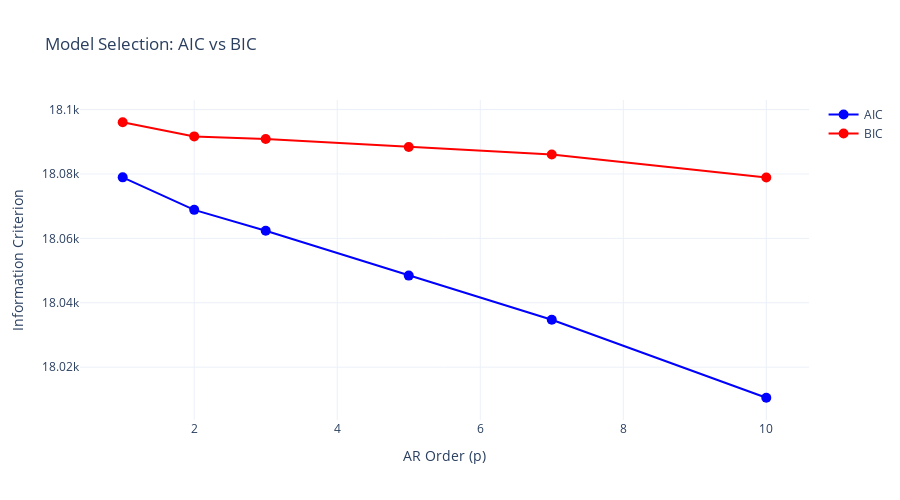

Notebook source saved alongside this figure:
### Markdown cell above
## 7. Model Selection: AIC vs BIC

### Code cell
# Visualize AIC and BIC
fig = go.Figure()

fig.add_trace(go.Scatter(
    x=ar_orders, y=aic_values,
    mode='lines+markers',
    name='AIC',
    marker=dict(size=10, color='blue')
))

fig.add_trace(go.Scatter(
    x=ar_orders, y=bic_values,
    mode='lines+markers',
    name='BIC',
    marker=dict(size=10, color='red')
))

fig.update_layout(
    title="Model Selection: AIC vs BIC",
    xaxis_title='AR Order (p)',
    yaxis_title='Information Criterion',
    template='plotly_white',
    height=500
)
fig.show()

print("✓ Model comparison visualization complete")

### Figure 1 — Plotly figure (JSON) as saved in the notebook; plotly's stock layout.template omitted (floating-point values rounded to 4 significant figures)
{"data": [{"marker": {"color": "blue", "size": 10}, "mode": "lines+markers", "name": "AIC", "type": "scatter", "x": [1, 2, 3, 5, 7, 10], "y": [18080.0, 18070.0, 18060.0, 18050.0, 18030.0, 18010.0]}, {"marker": {"color": "red", "size": 10}, "mode": "lines+markers", "name": "BIC", "type": "scatter", "x": [1, 2, 3, 5, 7, 10], "y": [18100.0, 18090.0, 18090.0, 18090.0, 18090.0, 18080.0]}], "layout": {"height": 500, "title": {"text": "Model Selection: AIC vs BIC"}, "xaxis": {"title": {"text": "AR Order (p)"}}, "yaxis": {"title": {"text": "Information Criterion"}}}}
